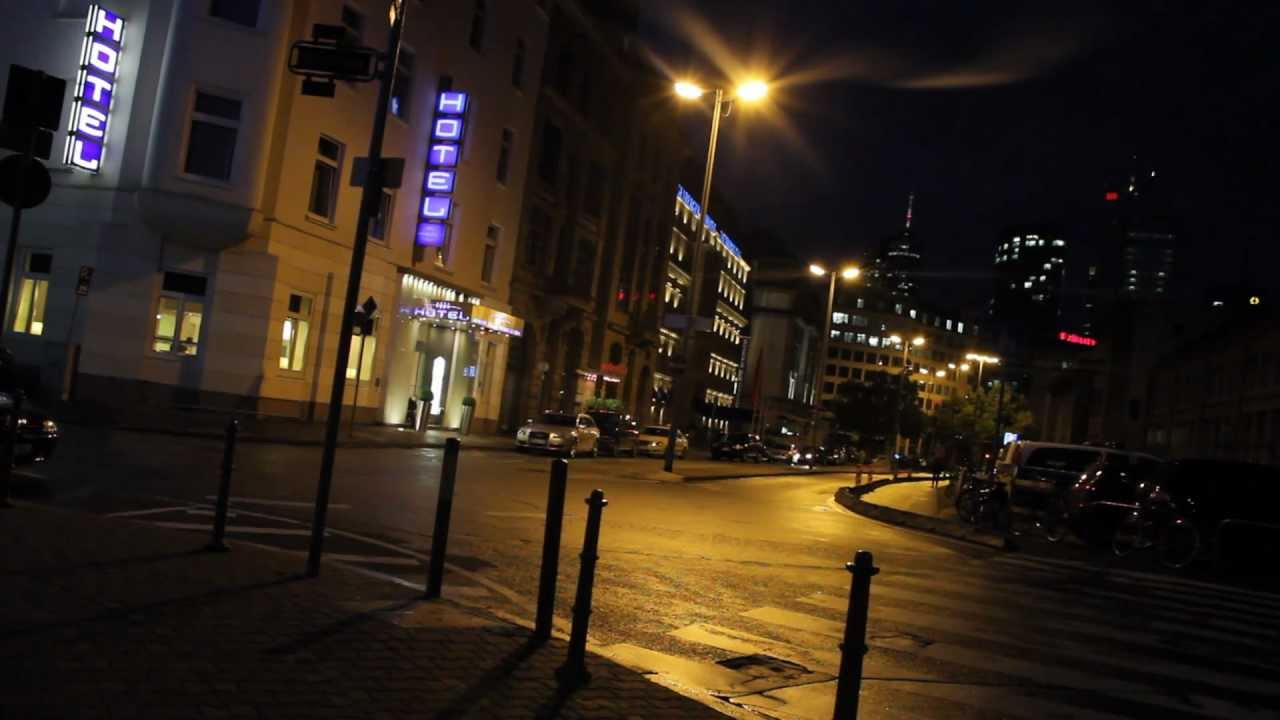
#> input picture LIME_V1.1/res_27_3.jpg, 1280 x 720 px
$ python Histogram.py
#> lines starting #> are read from the running program, lines starting #| are printed output that depends on the picture
import cv2
import numpy as np
from matplotlib import pyplot as plt

img = cv2.imread('res_27_3.jpg',0)
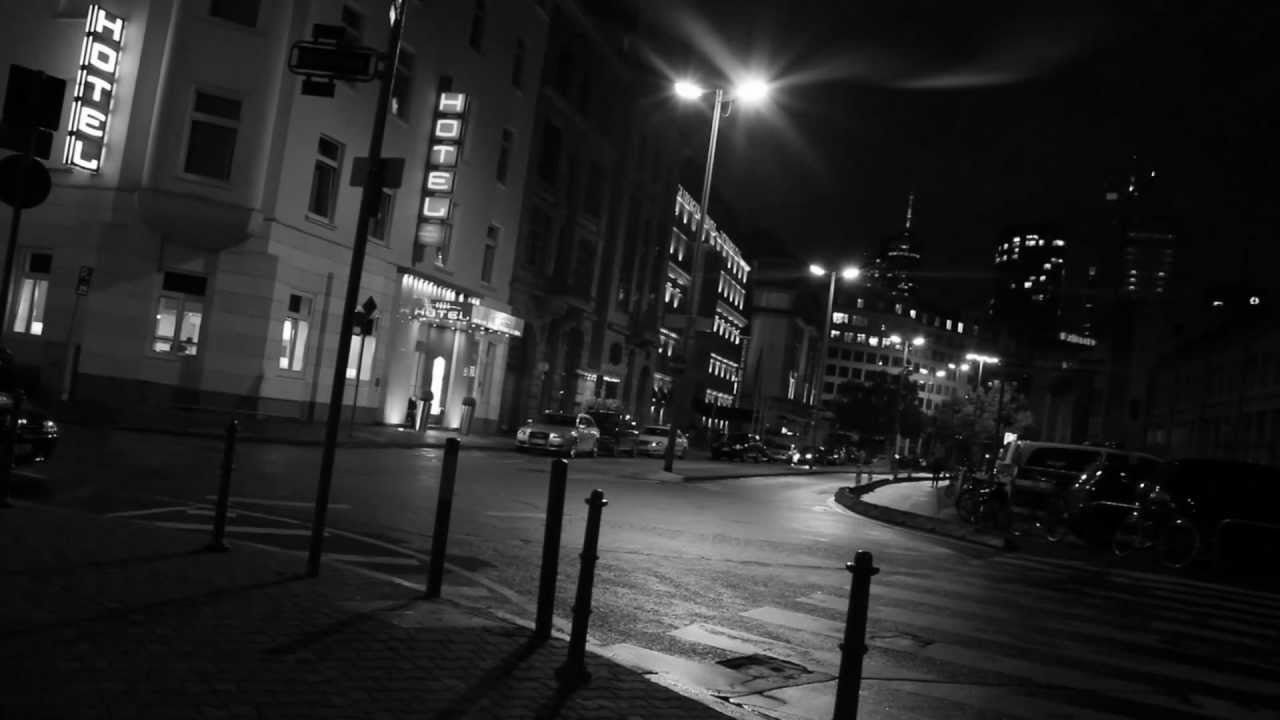
#> img: shape (720, 1280); min 0, max 255, mean 39
plt.hist(img.ravel(),256,[0,256]); plt.show()
#> after `plt.hist(img.ravel(), 256, [0, 256])`:
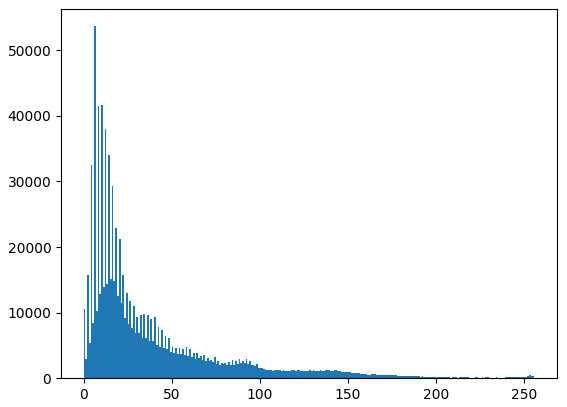
#> figure drawn by matplotlib, 1 panel; tallest bar 53669 high, from x = 6 to 7
#img.show()

$ run again, with LIME_V1.1/clahe_2.jpg copied over LIME_V1.1/res_27_3.jpg
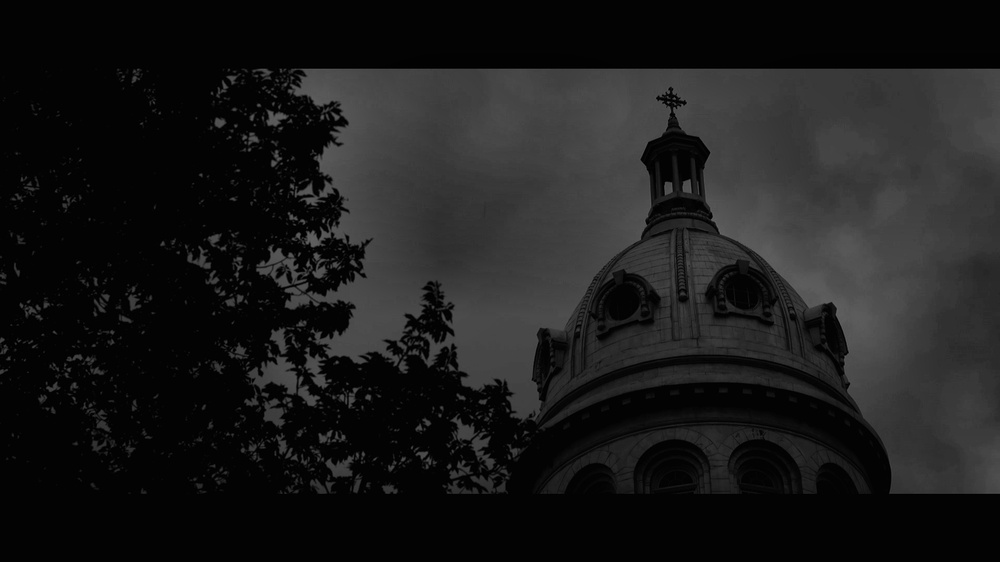
#> input picture LIME_V1.1/clahe_2.jpg, 1000 x 562 px, shrunk from 1920 x 1080 before the run
#> img is the input picture: shape (562, 1000); min 0, max 104, mean 26.9
#> `plt.hist(img.ravel(), 256, [0, 256])`:
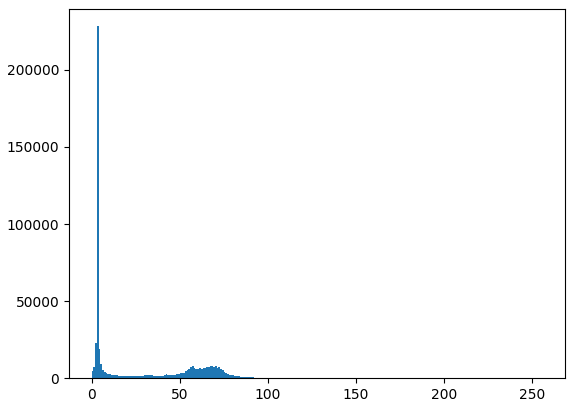
#> figure drawn by matplotlib, 1 panel; tallest bar 228302 high, from x = 3 to 4

$ run again, with LIME_V1.1/inp_1.jpg copied over LIME_V1.1/res_27_3.jpg
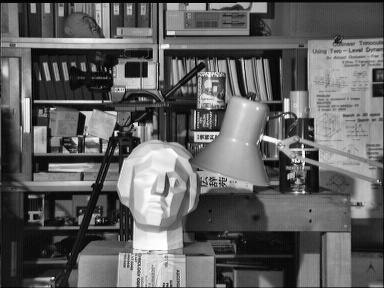
#> input picture LIME_V1.1/inp_1.jpg, 384 x 288 px
#> img is the input picture: shape (288, 384); min 0, max 255, mean 97.6
#> `plt.hist(img.ravel(), 256, [0, 256])`:
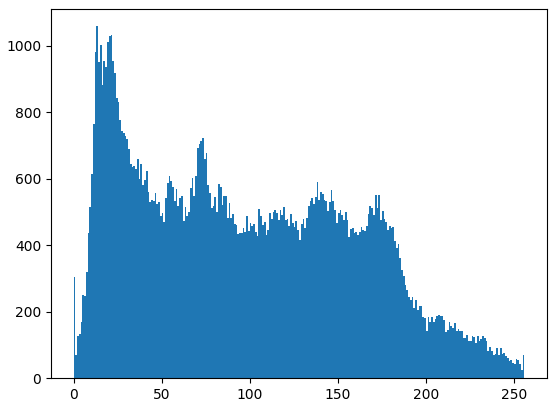
#> figure drawn by matplotlib, 1 panel; tallest bar 1059 high, from x = 13 to 14

$ run again, with LIME_V1.1/res_27_2_r_c.jpg copied over LIME_V1.1/res_27_3.jpg
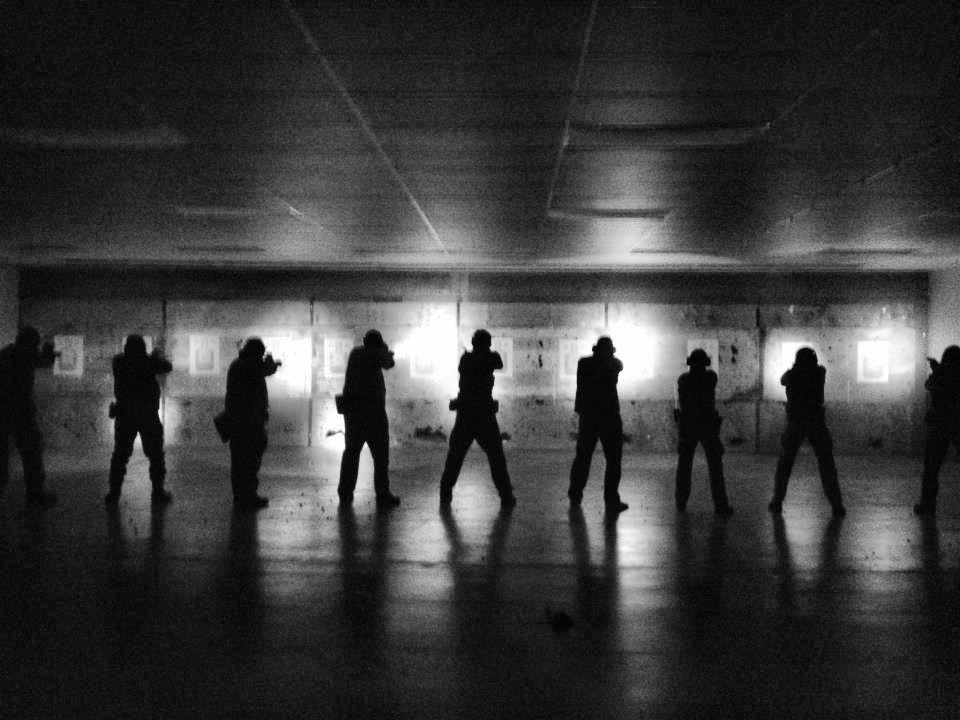
#> input picture LIME_V1.1/res_27_2_r_c.jpg, 960 x 720 px
#> img is the input picture: shape (720, 960); min 0, max 255, mean 59.1
#> `plt.hist(img.ravel(), 256, [0, 256])`:
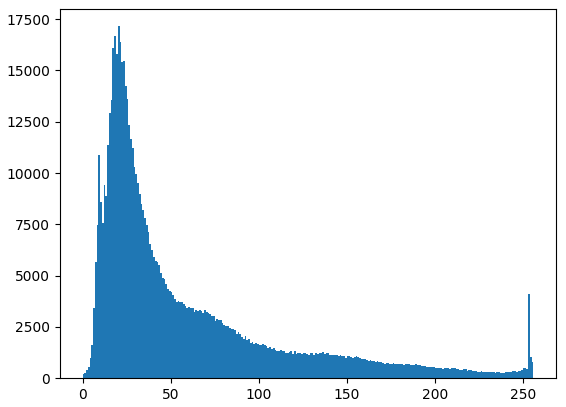
#> figure drawn by matplotlib, 1 panel; tallest bar 17154 high, from x = 20 to 21
